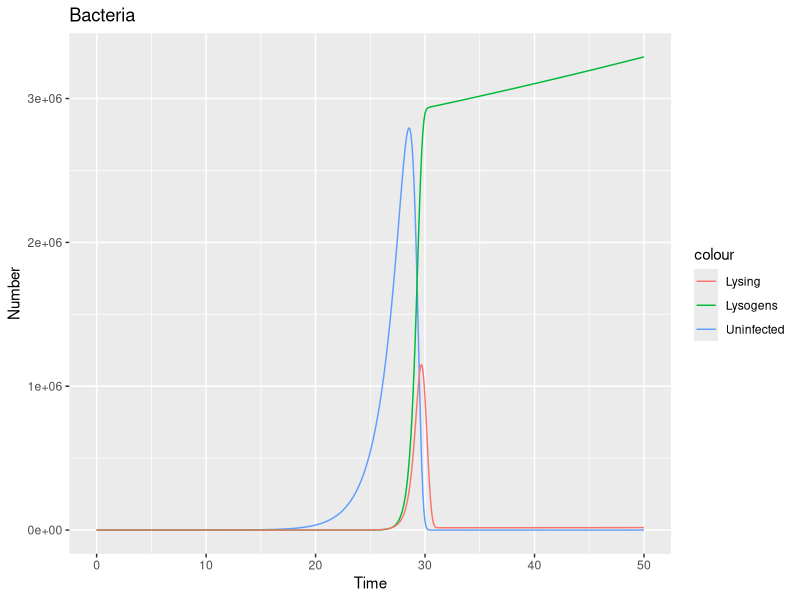
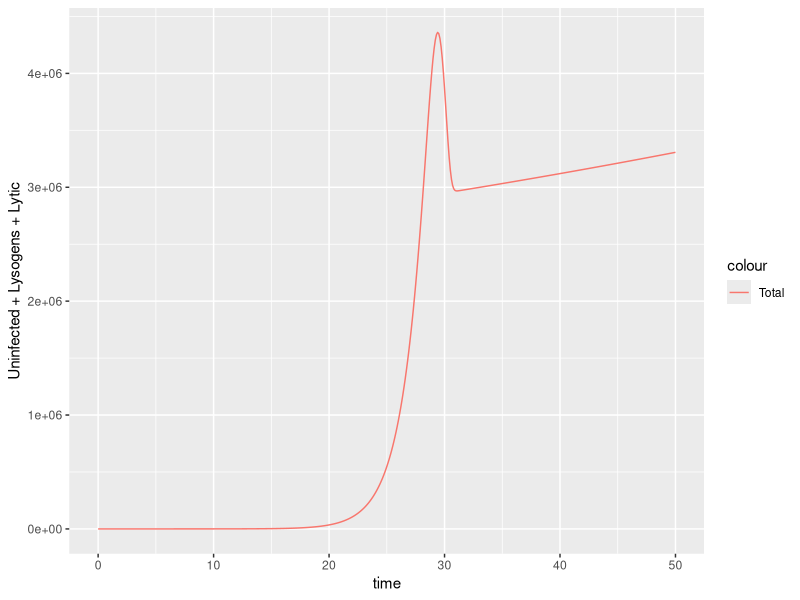
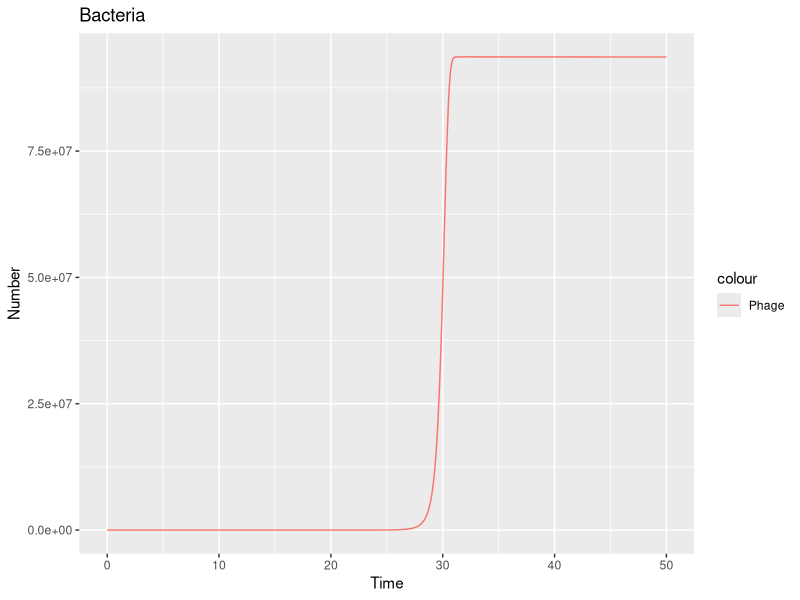
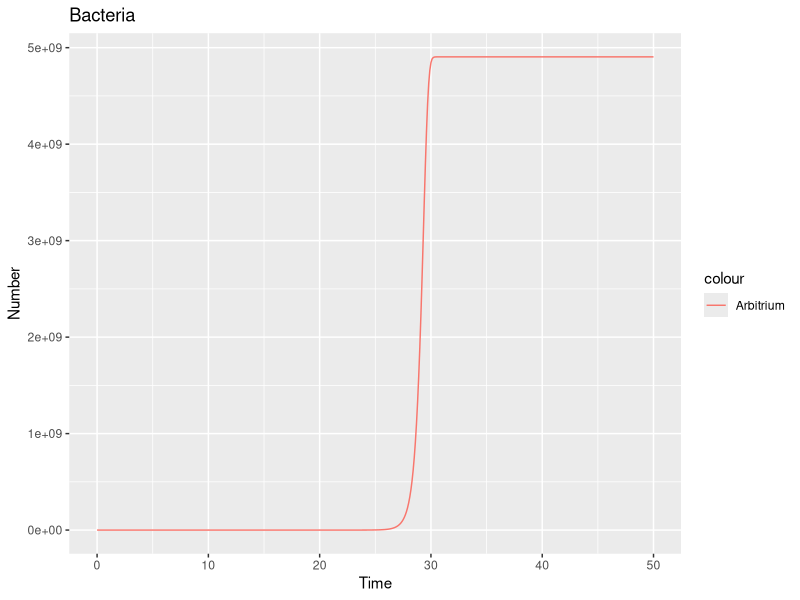
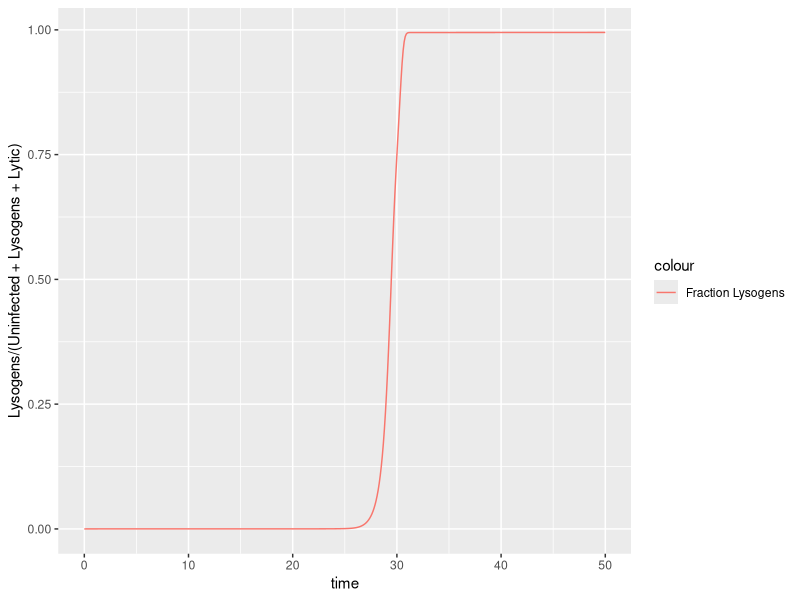

These charts were generated, in order, by the following R code:

# %%
library("deSolve")
library("ggplot2")


# %%
V_U = 1
H_U = 100

V_L = V_U/100
H_L = H_U

e = 5e-7 

D_b = 0.0001
beta = 1/H_U#0

phi_0 = 0.2
r_0 = 1e-5

K_a = 2e-7
D_p = 1e-9

D_A = 0

B = 50
d = 0.00
i = 1

delay = 0.8
N_arb = 1e+3


# %%
# functions for ODE solving here

monod <- function(x, H){
  return (x/(x+H))
}

q <- function(x, B){
    return (1/(x*B + 1))
}

arb <- function(a){
    return (a/(a+1e+7))
}

f <- function(t, y, params){ # Main ODE system
  Uninfected = y['Uninfected']
  Resource = y['Resource']
  Phage = y['Phage']
  Lysogens = y['Lysogens']
  Arbitrium = y['Arbitrium']
  Lytic = y['Lytic']

  a_phi = params['a_phi']
  a_r = params['a_r']
  
  phi = a_phi*(1-phi_0)*arb(Arbitrium) + phi_0
  r = (q(Resource, beta) < a_r) * r_0
    
  N_U = V_U*Uninfected*monod(Resource,H_U)  
  N_L = V_L*Lysogens*monod(Resource,H_L) 
  
  I_lyso = phi*K_a*Phage*Uninfected
  I_lyt = (1-phi)*K_a*Phage*Uninfected
  
  if (t > delay){
  delayed_values = lagvalue(t-delay)}
  else{delayed_values = c(0,0,0,0,0,0)}

        
  lyses = (1-phi)*K_a*delayed_values[3]*delayed_values[1] - r*delayed_values[4]
    
  dUninfecteddt = N_U - D_b*Uninfected*q(Resource, beta) - K_a*Phage*Uninfected - d*Uninfected
  dLysogensdt = N_L + I_lyso - D_b*Lysogens*q(Resource, beta) - r*Lysogens - d*Lysogens
  dPhagedt = B*lyses - K_a*Phage*(Uninfected) - D_p*Phage - d*Phage  #this is supposed to have lysogens too but meh?
  dResourcedt = -e*(N_U+N_L) + i - d*Resource
  dArbitriumdt = N_arb*(I_lyso+I_lyt) - D_A*Arbitrium - d*Arbitrium
  dLyticdt = I_lyt + r*Lysogens -lyses - d*Lytic
    
  temp <- c(dUninfecteddt, dResourcedt, dPhagedt, dLysogensdt, dArbitriumdt, dLyticdt)
  
  return(list(temp))
}


# %%
# Playing with the model here. 
out = data.frame()

# Let the population grow to its normal equilibrium size
times <- seq(0,to=50,by=0.1)
initials <- c(Uninfected = 1, Resource=100,Phage=1000,Lysogens=0, Arbitrium=0, Lytic = 0)
out_1 <- as.data.frame(dede(func=f,y=initials,parms = c(a_phi = 0.5, a_r = 1),times=times))
out <- rbind(out, out_1)


# %%
ggplot(out, aes(time))+geom_line(aes(y=Uninfected, color='Uninfected')) +geom_line(aes(y=Lysogens, color='Lysogens'))  + geom_line(aes(y=Lytic, color='Lysing'))+ labs(title='Bacteria', x='Time', y='Number') 


# %%
ggplot(out, aes(time))+geom_line(aes(y=Uninfected+Lysogens+Lytic, color='Total'))


# %%
ggplot(out, aes(time))+geom_line(aes(y=Phage, color='Phage'))  + labs(title='Bacteria', x='Time', y='Number') 


# %%
ggplot(out, aes(time))+geom_line(aes(y=Arbitrium, color='Arbitrium'))  + labs(title='Bacteria', x='Time', y='Number') 


# %%
ggplot(out, aes(time))+ geom_line(aes(y=Lysogens/(Uninfected+Lysogens+Lytic), color='Fraction Lysogens'))
